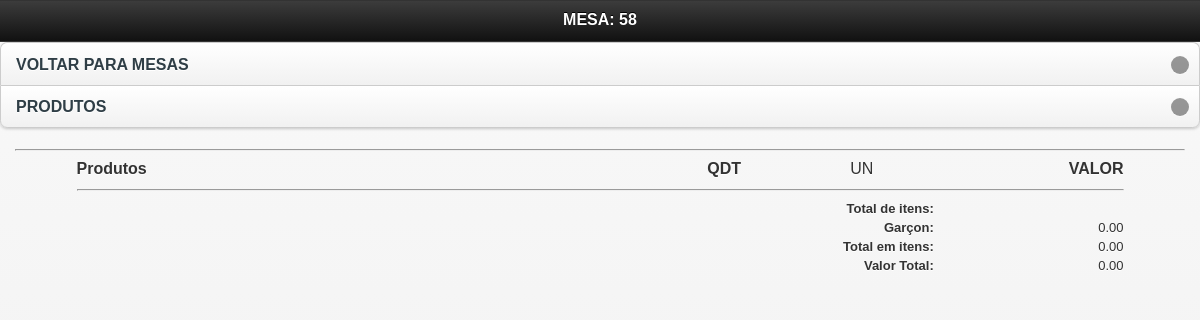
The page /mobile/vermesa.php?id_mesa=58 (signed in) on the database as committed earlier.
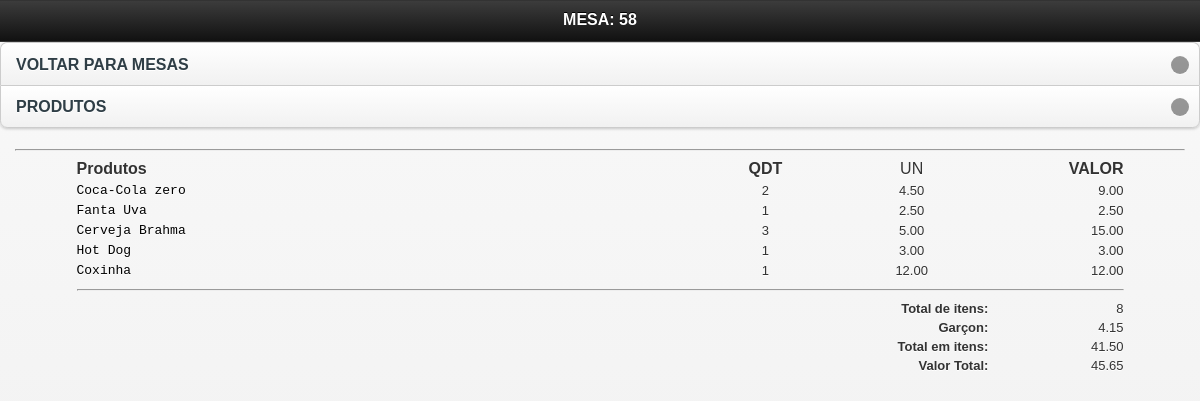
The same page on the database as committed later.
### tables this page shows
CREATE TABLE `config` (
  `id_conf` int(30) NOT NULL,
  `empresa` varchar(200) NOT NULL,
  `telefone` varchar(30) NOT NULL,
  `pgarcon` int(10) NOT NULL,
  `ativo` int(2) NOT NULL
);

CREATE TABLE `tbl_carrinho` (
  `id` int(11) NOT NULL auto_increment,
  `cod` int(11) NOT NULL,
  `nome` varchar(150) NOT NULL,
  `preco` varchar(10) NOT NULL,
  `qtd` int(11) NOT NULL,
  `comanda` int(200) NOT NULL,
  `data` date NOT NULL,
  `time` time NOT NULL,
  `id_mesa` int(30) NOT NULL,
  `situacao` int(2) NOT NULL,
  `idGarcon` varchar(200) NOT NULL,
  `status` int(1) NOT NULL,
  `destino` int(1) NOT NULL,
  `entregue` int(1) NOT NULL,
  `feito` int(1) NOT NULL,
  PRIMARY KEY  (`id`)
);

### mobile/vermesa.php (the view, shortened to what this page needs)
<!doctype html>
<html class="no-js ui-mobile-rendering" lang="pt">
<head>
      <link rel="stylesheet" href="css/jquery.mobile-1.3.1.min.css" />
      <link rel="stylesheet" href="../css/css.css"/>
</head>
<body>
<div id="categories" data-role="page" data-title="Categories">
      <div data-role="header">
            <h1>MESA: <?php echo $_GET['id_mesa']; ?></h1>
      </div>
              <ul data-role="listview" data-inset="true">
            <li><a href="mesas.php">VOLTAR PARA MESAS</a></li>
            <li><a href="javascript:window.history.go(-1)">PRODUTOS</a></li>
            </ul>
      <div data-role="content">
      <hr/>
      <div id="mesas2">
<table width="100%">
    <tr style="font-size:16px;">
	  <td width="56%" style="font-size:16px;"><strong>Produtos</strong></td>
	  <td width="12%" align="center"style="font-size:16px;"><strong>QDT</strong></td>
	  <td width="14%" align="center"style="font-size:16px;">UN</td>
	  <td align="right" style="font-size:16px;"><strong>VALOR</strong></td>
	  </tr>
	<?php
	$mesa = $_GET['id_mesa'];
	$carrinho = mysql_query("SELECT *, SUM(qtd) AS qt,SUM(preco) AS pr FROM tbl_carrinho WHERE id_mesa = '$mesa' AND situacao ='1' GROUP BY cod") or die(mysql_error());
	$contar = mysql_num_rows($carrinho);
	if($contar == 0){
		echo "";
	}else{
		while($res = mysql_fetch_array($carrinho)){
			$nome  			= $res['nome'];
			$preco       	= $res['pr'];
			$unitario		= $res['preco'];
			$qtd		 	= $res['qt'];
			$id_mesa		= $res['id_mesa'];
			$itens			+=$qtd;
			$total += $preco;
	?>
	<tr class="fontcomanda">
    <td align="left" class="btn">
      <a href="cozinha.php?id_mesa=<?php echo $id_mesa ?>&nome=<?php echo $nome; ?>"  title="Imprimir" onclick="Cozinha(this.href,'nomeJanela','350','600','yes');return false" class="fontcomanda"><?php echo $nome; ?></a></td>
    <td align="center" ><?php echo $qtd; ?> </td>
    <td align="center" ><?php echo $unitario ?></td>
    <td width="12%" align="right"><?php echo number_format($preco, 2); ?></td>
    </tr>
     <?php
		}
	}
	?>
     <tr class="fontcomanda">
       <td colspan="4" align="right" class="btn"><hr/></td>
     </tr>
     <tr class="fontcomanda">
	  <td colspan="3" align="right" class="btn"><strong>Total de itens:</strong></td>
	  <td align="right"><?php echo $itens ?></td>
    </tr>
     <tr class="fontcomanda">
       <td colspan="3" align="right" class="btn"><strong>Garçon: </strong></td>
       <td align="right">
         <?php
			$g = mysql_query("SELECT * FROM config") or die(mysql_error());
			$w = mysql_fetch_array($g);
			$ativo = $w['ativo'];
			$percentual = $w['pgarcon'];
			if($ativo == 1){
			$porcento_garcon = $percentual;
			}else{
			$porcento_garcon = 0;
			}
				$pgarcon = $total * $porcento_garcon / 100;
				$somatotal = $total + $pgarcon;
			?> <?php echo number_format($pgarcon, 2, '.', '.'); ?>
       </td>
     </tr>
     <tr class="fontcomanda">
       <td colspan="3" align="right" class="btn"><strong>Total em itens: </strong></td>
       <td align="right"> <?php echo number_format($total, 2, '.', '.'); ?></td>
     </tr>
     <tr class="fontcomanda">
       <td colspan="3" align="right" class="btn"><strong>Valor Total: </strong></td>
       <td align="right"> <?php echo number_format($somatotal, 2, '.', '.'); ?></td>
     </tr>
    </table>
</div>
</body>
</html>

Rows that differ between the two databases and show on the page:
added tbl_carrinho: nome "Coca-Cola zero", qtd "2", preco "4.50", preco "9.00"
added tbl_carrinho: nome "Fanta Uva", qtd "1", preco "2.50"
added tbl_carrinho: nome "Cerveja Brahma", qtd "3", preco "5.00", preco "15.00"
added tbl_carrinho: nome "Hot Dog", qtd "1", preco "3.00"
added tbl_carrinho: nome "Coxinha", qtd "1", preco "12.00"
changed config: pgarcon "0.00" → "4.15"; pgarcon "0.00" → "45.65"
Other text that changed with them:
$itens: (not shown) → "8"
$total: "0.00" → "41.50"
